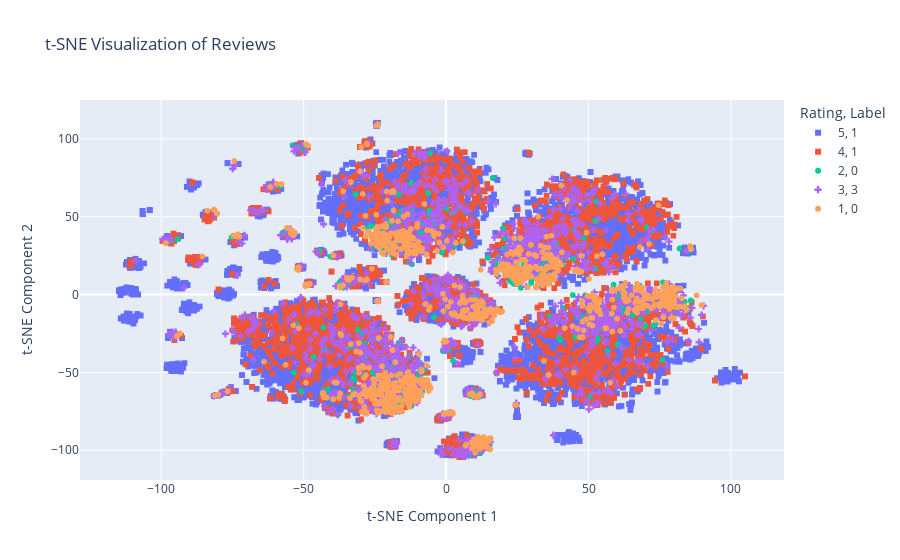

The notebook cell this image was saved under:
### Code cell
# Create a DataFrame for the t-SNE results
tsne_df = pd.DataFrame(data={
    'X': tsne_results[:, 0],
    'Y': tsne_results[:, 1],
    'Rating': reviews_df['rating'],
    'Label': reviews_df['label']
})

# Plot using Plotly with Rating as color and Label as marker style
fig = px.scatter(tsne_df, x='X', y='Y', color='Rating', symbol='Label', 
                 color_continuous_scale='viridis', 
                 title="t-SNE Visualization of Reviews",
                 symbol_map={0: 'circle', 1: 'square', 3: 'cross'}
                )

# Adjust the order of the legends
fig.update_layout(coloraxis_colorbar=dict(title='Rating'))
fig.update_xaxes(title_text='t-SNE Component 1')
fig.update_yaxes(title_text='t-SNE Component 2')
fig.show()

### Figure 1 — Plotly figure (JSON) as saved in the notebook; plotly's stock layout.template omitted (floating-point values rounded to 4 significant figures; data arrays with more than 128 entries replaced by an {"elided": "..."} marker saying what was removed)
{"data": [{"hovertemplate": "Rating=5<br>Label=1<br>X=%{x}<br>Y=%{y}<extra></extra>", "legendgroup": "5, 1", "marker": {"color": "#636efa", "symbol": "square"}, "mode": "markers", "name": "5, 1", "showlegend": true, "type": "scattergl", "x": {"elided": "8474 float values"}, "xaxis": "x", "y": {"elided": "8474 float values"}, "yaxis": "y"}, {"hovertemplate": "Rating=4<br>Label=1<br>X=%{x}<br>Y=%{y}<extra></extra>", "legendgroup": "4, 1", "marker": {"color": "#EF553B", "symbol": "square"}, "mode": "markers", "name": "4, 1", "showlegend": true, "type": "scattergl", "x": {"elided": "3733 float values"}, "xaxis": "x", "y": {"elided": "3733 float values"}, "yaxis": "y"}, {"hovertemplate": "Rating=2<br>Label=0<br>X=%{x}<br>Y=%{y}<extra></extra>", "legendgroup": "2, 0", "marker": {"color": "#00cc96", "symbol": "circle"}, "mode": "markers", "name": "2, 0", "showlegend": true, "type": "scattergl", "x": {"elided": "795 float values"}, "xaxis": "x", "y": {"elided": "795 float values"}, "yaxis": "y"}, {"hovertemplate": "Rating=3<br>Label=3<br>X=%{x}<br>Y=%{y}<extra></extra>", "legendgroup": "3, 3", "marker": {"color": "#ab63fa", "symbol": "cross"}, "mode": "markers", "name": "3, 3", "showlegend": true, "type": "scattergl", "x": {"elided": "1989 float values"}, "xaxis": "x", "y": {"elided": "1989 float values"}, "yaxis": "y"}, {"hovertemplate": "Rating=1<br>Label=0<br>X=%{x}<br>Y=%{y}<extra></extra>", "legendgroup": "1, 0", "marker": {"color": "#FFA15A", "symbol": "circle"}, "mode": "markers", "name": "1, 0", "showlegend": true, "type": "scattergl", "x": {"elided": "1365 float values"}, "xaxis": "x", "y": {"elided": "1365 float values"}, "yaxis": "y"}], "layout": {"coloraxis": {"colorbar": {"title": {"text": "Rating"}}}, "legend": {"title": {"text": "Rating, Label"}, "tracegroupgap": 0}, "title": {"text": "t-SNE Visualization of Reviews"}, "xaxis": {"anchor": "y", "domain": [0, 1], "title": {"text": "t-SNE Component 1"}}, "yaxis": {"anchor": "x", "domain": [0, 1], "title": {"text": "t-SNE Component 2"}}}}
